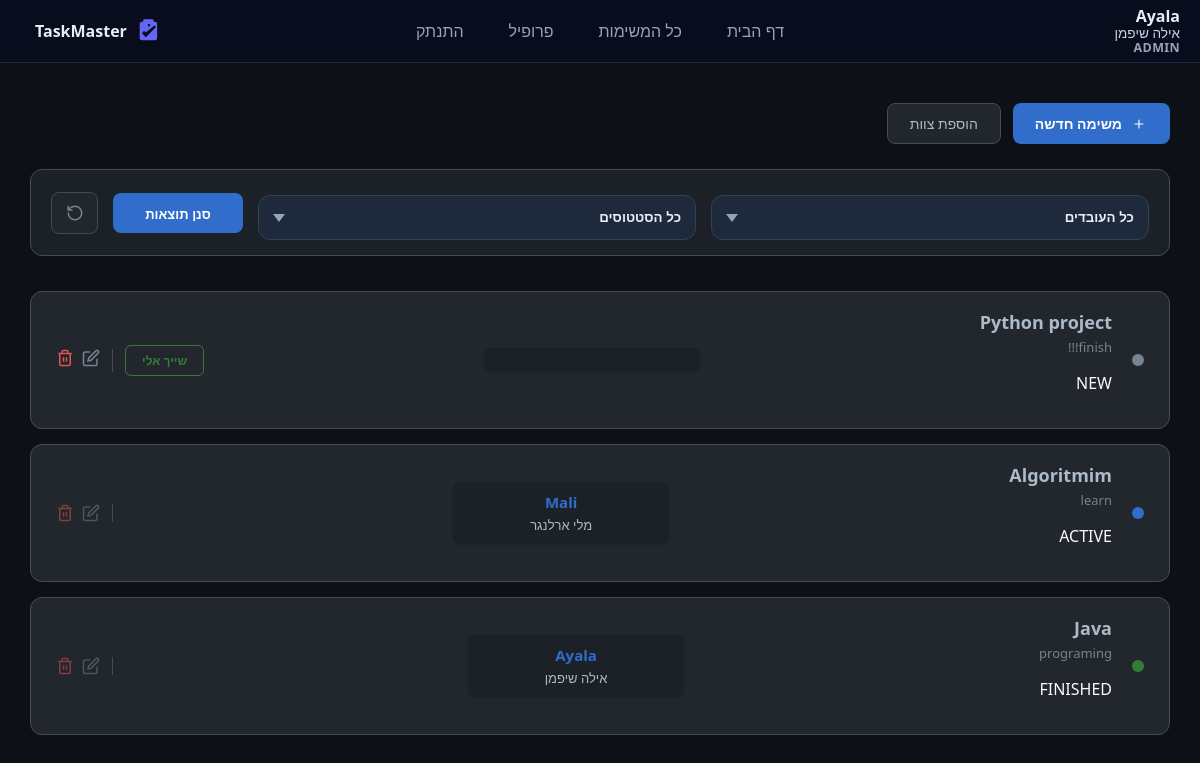
The page /app1/all_tasks/ (signed in) on the database as committed earlier.
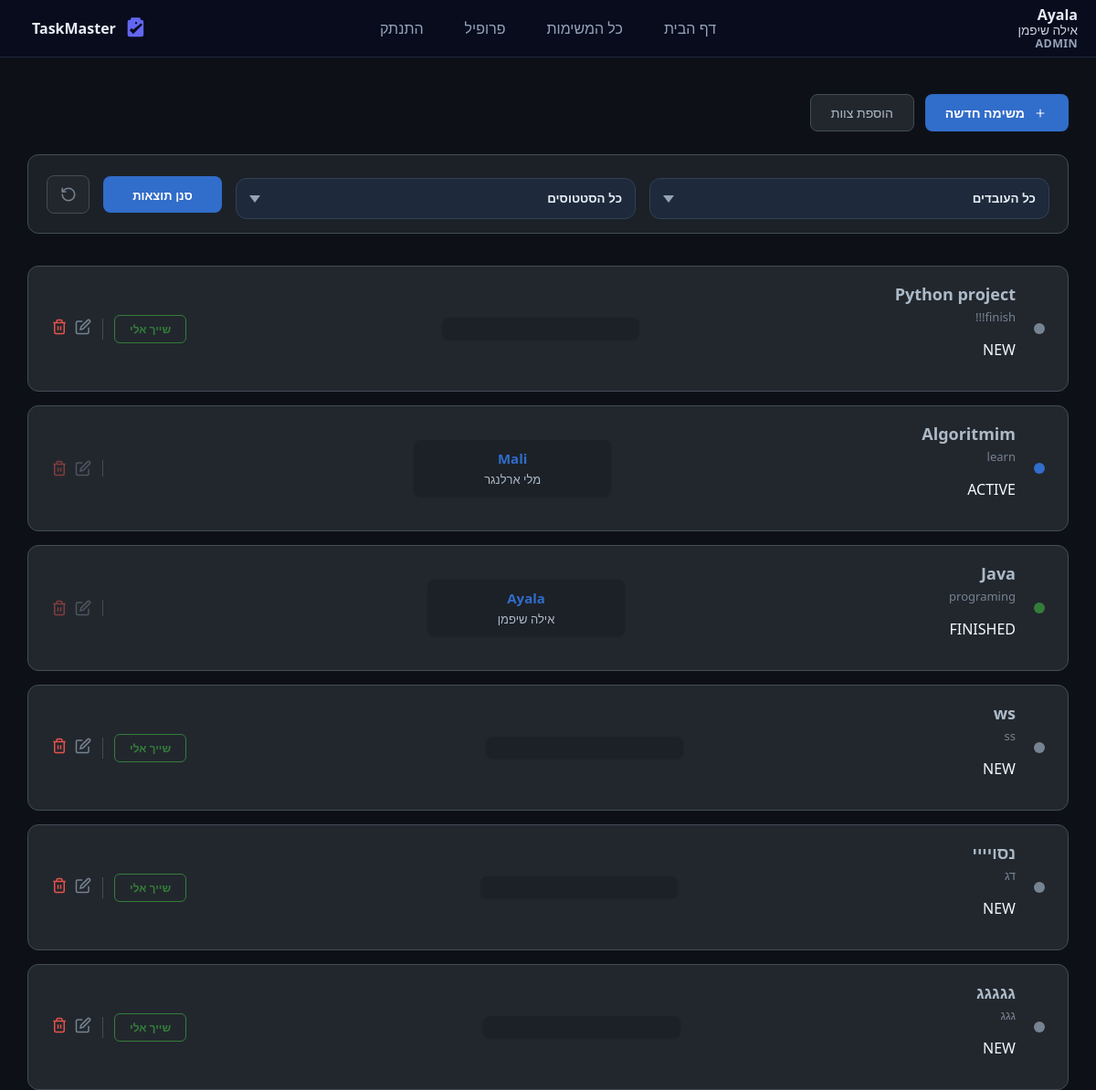
The same page on the database as committed later.
### task_managment_app1/models.py (models this page shows, shortened)
class Worker(models.Model):
    id = models.AutoField(primary_key=True)
    user = models.OneToOneField(User, on_delete=models.CASCADE)
    team = models.ForeignKey('Team', on_delete=models.SET_NULL, null=True, blank=True)
    role = models.CharField(max_length=50, choices=Role.choices, default=Role.WORKER)
    phone = models.CharField(max_length=50)
    address = models.TextField()

class Task(models.Model):
    id = models.AutoField(primary_key=True)
    name = models.CharField(max_length=50)
    description = models.TextField()
    targetDate = models.DateField(validators=[future_date_validator])
    status = models.CharField(max_length=50, choices=TaskStatus.choices, default=TaskStatus.NEW)
    operator = models.ForeignKey('Worker', on_delete=models.SET_NULL, null=True, blank=True)
    team = models.ForeignKey('Team', on_delete=models.CASCADE)

### task_managment_app1/views.py (the view)
# urls.py: path('all_tasks/', views.all_tasks_view, name='all_tasks'),
@login_required(login_url='/app1/login')
def all_tasks_view(request):
    worker_id = request.GET.get('worker_filter')
    status_val = request.GET.get('status_filter')
    if not hasattr(request.user, 'worker'):
        return redirect('error')
    if request.user.worker.role != Role.ADMIN:
        if request.user.worker.team:
            tasks = Task.objects.filter(team=request.user.worker.team)
        else:
            tasks = Task.objects.none()
    else:
        tasks = Task.objects.all()
    if (worker_id and worker_id != "all"):
        tasks = tasks.filter(operator_id=worker_id)
    if (status_val and status_val != "all"):
        tasks = tasks.filter(status=status_val)
    context = {'tasks': tasks,
               'workers': Worker.objects.all(),
               'status_choices': TaskStatus.choices}
    return render(request, 'task_managment_app1/admin/all_tasks.html', context)

### task_managment_app1/templates/task_managment_app1/admin/all_tasks.html (shortened to what this page needs)
{% extends 'base.html' %}
{% block content %}
<div style="padding-top: 40px; direction: rtl;">
    <div style="display: flex; justify-content: flex-start; gap: 12px; margin-bottom: 25px;">
        {% if user.worker.role == 'ADMIN' %}
            <a href="{% url 'add_task' %}" style="text-decoration: none; background: #316dca; color: white; padding: 10px 22px; border-radius: 8px; font-size: 14px; font-weight: 600; display: flex; align-items: center; gap: 8px; transition: 0.2s;">
                <svg width="18" height="18" viewBox="0 0 16 16" fill="currentColor"><path d="M8 4a.5.5 0 0 1 .5.5v3h3a.5.5 0 0 1 0 1h-3v3a.5.5 0 0 1-1 0v-3h-3a.5.5 0 0 1 0-1h3v-3A.5.5 0 0 1 8 4z"/></svg>
                משימה חדשה
            </a>
            <a href="{% url 'add_team' %}" style="text-decoration: none; color: #adbac7; border: 1px solid #444c56; padding: 10px 22px; border-radius: 8px; font-size: 14px; background: #22272e; display: flex; align-items: center; gap: 8px; transition: 0.2s;">
                 הוספת צוות
            </a>
        {% endif %}
    </div>
    <div style="margin-bottom: 35px; background: #1c2128; border: 1px solid #444c56; border-radius: 12px; padding: 15px 20px;">
        <form method="get" action="{% url 'all_tasks' %}" style="display: flex; align-items: center; gap: 15px; width: 100%;">
            <div style="flex: 1; position: relative;">
            </div>
            <div style="flex: 1; position: relative;">
            </div>
            <button type="submit" style="width: 130px; height: 40px; background: #316dca; color: white; border: none; border-radius: 8px; font-weight: 600; font-size: 13px; cursor: pointer; margin: 0px;">סנן תוצאות</button>
            <a href="{% url 'all_tasks' %}" style="height: 40px; width: 45px; background: #22272e; border: 1px solid #444c56; border-radius: 8px; color: #768390; display: flex; align-items: center; justify-content: center;" title="נקה הכל">
                <svg width="18" height="18" viewBox="0 0 24 24" fill="none" stroke="currentColor" stroke-width="2" stroke-linecap="round" stroke-linejoin="round"><path d="M3 12a9 9 0 1 0 9-9 9.75 9.75 0 0 0-6.74 2.74L3 8"></path><path d="M3 3v5h5"></path></svg>
            </a>
        </form>
    </div>
    <div style="display: flex; flex-direction: column; gap: 15px; width: 100%;">
        {% for task in tasks %}
        <div class="task-card" style="background: #22272e; border: 1px solid #444c56; padding: 18px 25px; border-radius: 12px; display: flex; align-items: center; justify-content: space-between; transition: 0.2s;">
            <div style="display: flex; align-items: center; gap: 20px;">
                <div style="width: 12px; height: 12px; border-radius: 50%; background: {% if task.status == 'NEW' %}#768390 {% elif task.status == 'ACTIVE' %}#316dca{% else %}#347d39{% endif %};"></div>
                <div style="text-align: right;">
                    <h3 style="margin: 0; font-size: 18px; color: #adbac7; font-weight: 600;">{{task.name}}</h3>
                    <p style="color: #768390; font-size: 13px; margin: 4px 0 0 0;">{{task.description|truncatechars:85}}</p>
                    <p>{{task.status}}</p>
                </div>
            </div>
            <div style="background: #1c2128; padding: 10px 18px; border-radius: 8px; min-width: 180px; display: flex; flex-direction: column; align-items: center; gap: 4px; box-shadow: 0 1px 2px #0002;">
                <span style="color: #316dca; font-weight: 600; font-size: 15px;">{{task.operator.user.username}}</span>
                <span style="color: #adbac7; font-size: 13px;">{{task.operator.user.first_name}} {{task.operator.user.last_name}}</span>
            </div>
            <div style="display: flex; align-items: center; gap: 12px;">
                {% if task.status == 'NEW'  %}
                    <a href="{% url 'update_status_task' task.id %}" style="text-decoration: none; border: 1px solid #347d39; color: #347d39; font-size: 12px; font-weight: 600; padding: 6px 16px; border-radius: 6px; transition: 0.2s;" onmouseover="this.style.background='#347d39'; this.style.color='white';">שייך אלי</a>
                {% endif %}
                {% if user.worker.role == 'ADMIN' %}
                    <div style="display: flex; gap: 8px; border-right: 1px solid #444c56; padding-right: 12px; align-items: center;">
                        {% if task.operator %}
                            <span class="action-icon disabled" title="משימה משוייכת - לא זמין" style="display:flex; align-items:center; color: #768390;">
                                <svg width="18" height="18" viewBox="0 0 24 24" fill="none" stroke="currentColor" stroke-width="2"><path d="M11 4H4a2 2 0 0 0-2 2v14a2 2 0 0 0 2 2h14a2 2 0 0 0 2-2v-7"></path><path d="M18.5 2.5a2.121 2.121 0 0 1 3 3L12 15l-4 1 1-4L18.5 2.5z"></path></svg>
                            </span>
                            <span class="action-icon disabled" title="משימה משוייכת - לא זמין" style="display:flex; align-items:center; color: #e5534b;">
                            </span>
                        {% else %}
                            <a href="{% url 'update_task' task.id %}" class="action-icon" style="color: #768390;">
                                <svg width="18" height="18" viewBox="0 0 24 24" fill="none" stroke="currentColor" stroke-width="2"><path d="M11 4H4a2 2 0 0 0-2 2v14a2 2 0 0 0 2 2h14a2 2 0 0 0 2-2v-7"></path><path d="M18.5 2.5a2.121 2.121 0 0 1 3 3L12 15l-4 1 1-4L18.5 2.5z"></path></svg>
                            </a>
                            <a href="{% url 'delete_task' task.id %}" class="action-icon" style="color: #e5534b;">
                            </a>
                        {% endif %}
                    </div>
                {% endif %}
            </div>
        </div>
        {% empty %}
        <div style="text-align: center; padding: 80px; color: #768390; border: 2px dashed #444c56; border-radius: 12px;">אין משימות להצגה.</div>
        {% endfor %}
    </div>
</div>
{% endblock %}

### templates/base.html (shortened to what this page needs)
<!DOCTYPE html>
<html lang="he" dir="rtl">
<head>
    {% load static %}
</head>
<body>
    <nav>
        <a class="brand" href="{% url 'home' %}" aria-label="TaskMaster">
            <span class="brand-title">TaskMaster</span>
        </a>
        {% if user.is_authenticated %}
        <div class="nav-userbox">
            <p class="nav-username">{{user.username}}</p>
            <p class="nav-fullname">{{user.first_name}} {{user.last_name}}</p>
            <p class="nav-role">{{user.worker.role}}</p>
        </div>
        {% endif %}
        <a href="{% url 'home' %}">דף הבית</a>
        <a href="{% url 'all_tasks' %}">כל המשימות</a>
        {% if user.is_authenticated %}
            <a href="{% url 'personal_details' %}">פרופיל</a>
            <a href="{% url 'logout' %}">התנתק</a>
        {% else %}
            <a href="{% url 'login' %}">התחברות</a>
            <a href="{% url 'register' %}">הרשמה</a>
        {% endif %}
    </nav>
    <div style="width: 95%; margin: 0 auto; flex-grow: 1;">
        {% block content %}{% endblock %}
    </div>
</body>
</html>

### templates/base.html (style rules this page uses)
:root { --bg-deep: #020617; --card-bg: #0f172a; --accent: #6366f1; --input-bg: #1e293b; }
body { background-color: var(--bg-deep); color: #f8fafc; font-family: 'Segoe UI', Tahoma, sans-serif; margin: 0; display: flex; flex-direction: column; min-height: 100vh; }
button { background: transparent; border: 2px solid var(--accent); color: white; padding: 14px; border-radius: 12px; width: 100%; font-weight: bold; cursor: pointer; transition: 0.3s; margin-top: 10px; }
nav { background: #080c1d; padding: 20px; border-bottom: 1px solid #1e293b; position: relative; display: flex; align-items: center; justify-content: center; gap: 15px; }
nav a { color: #94a3b8; text-decoration: none; margin: 0 15px; font-weight: 500; }
.brand { position: absolute; inset-inline-end: 20px; top: 50%; transform: translateY(-50%); display: flex; align-items: center; gap: 8px; color: #e6eef8; font-weight: 700; text-decoration: none; z-index: 10; }
.brand svg { width: 28px; height: 28px; display: block; }
.brand .brand-title { font-size: 1rem; color: #e6eef8; }
.nav-userbox { position: absolute; inset-inline-start: 20px; top: 50%; transform: translateY(-50%); display: flex; flex-direction: column; align-items: flex-start; gap: 2px; z-index: 10; text-align: left; color: #e6eef8; }
.nav-userbox p { margin: 0; line-height: 1; }
.nav-username { font-weight: 700; font-size: 1rem; }
.nav-fullname { color: #cbd5e1; font-size: 0.85rem; }
.nav-role { color: #94a3b8; font-size: 0.78rem; font-weight: 600; letter-spacing: .03em; text-transform: uppercase; }

### task_managment_app1/templates/task_managment_app1/admin/all_tasks.html (style rules this page uses)
body { background-color: #0d1117; font-family: 'Segoe UI', sans-serif; }
.action-icon.disabled { opacity: 0.5; cursor: not-allowed; pointer-events: none; }

Rows that differ between the two databases and show on the page:
added Task: name "ws", description "ss", status "NEW", shows "שייך אלי"
added Task: name "נסויייי", description "דג", status "NEW", shows "שייך אלי"
added Task: name "גגגגג", description "גגג", status "NEW", shows "שייך אלי"
